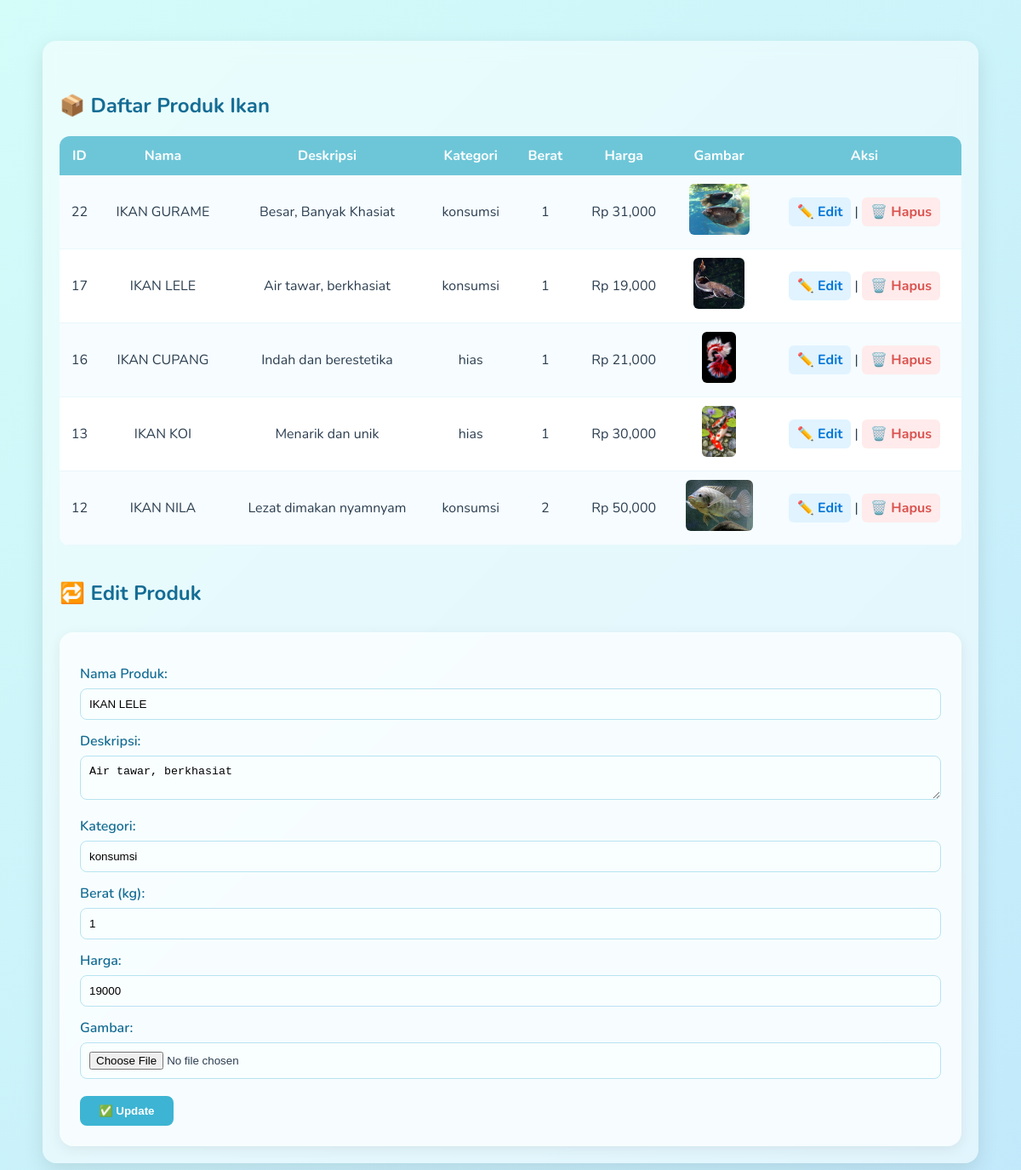
The app's page /backend/api/productFish/admin/index.php?edit=17 with its own data.
### tables this page shows
CREATE TABLE `productfish` (
  `id` int NOT NULL,
  `nama` varchar(255) DEFAULT NULL,
  `deskripsi` text,
  `kategori` varchar(100) DEFAULT NULL,
  `berat` int DEFAULT NULL,
  `harga` int DEFAULT NULL,
  `gambar` varchar(255) DEFAULT NULL
);

### backend/api/productFish/admin/index.php (the view, shortened to what this page needs)
<?php
$pdo = new PDO("mysql:host=localhost;dbname=dbkita", "root", "");
$produk = $pdo->query("SELECT * FROM productFish ORDER BY id DESC")->fetchAll(PDO::FETCH_ASSOC);
$edit = null;
if (isset($_GET['edit']) && is_numeric($_GET['edit'])) {
    $stmt = $pdo->prepare("SELECT * FROM productFish WHERE id = ?");
    $stmt->execute([$_GET['edit']]);
    $edit = $stmt->fetch(PDO::FETCH_ASSOC);
}
?>
<!DOCTYPE html>
<html>
<head>
</head>
<body>
  <div class="container">
    <h2>📦 Daftar Produk Ikan</h2>
    <table>
      <tr>
        <th>ID</th>
        <th>Nama</th>
        <th>Deskripsi</th>
        <th>Kategori</th>
        <th>Berat</th>
        <th>Harga</th>
        <th>Gambar</th>
        <th>Aksi</th>
      </tr>
      <?php foreach ($produk as $row): ?>
      <tr>
        <td><?= $row['id'] ?></td>
        <td><?= htmlspecialchars($row['nama']) ?></td>
        <td><?= htmlspecialchars($row['deskripsi']) ?></td>
        <td><?= htmlspecialchars($row['kategori']) ?></td>
        <td><?= $row['berat'] ?></td>
        <td>Rp <?= number_format($row['harga']) ?></td>
        <td>
          <?php if ($row['gambar']): ?>
            <img src="../upload/<?= $row['gambar'] ?>" alt="">
          <?php endif ?>
        </td>
        <td>
          <a href="?edit=<?= $row['id'] ?>" class="edit">✏️ Edit</a> |
          <a href="?hapus=<?= $row['id'] ?>" onclick="return confirm('Hapus produk ini?')" class="hapus">🗑️ Hapus</a>
        </td>
      </tr>
      <?php endforeach ?>
    </table>
    <h2><?= $edit ? '🔁 Edit Produk' : '➕ Tambah Produk Baru' ?></h2>
    <form method="POST" enctype="multipart/form-data">
      <label>Nama Produk:</label>
      <input type="text" name="nama" value="<?= $edit['nama'] ?? '' ?>">
      <label>Deskripsi:</label>
      <textarea name="deskripsi"><?= $edit['deskripsi'] ?? '' ?></textarea>
      <label>Kategori:</label>
      <input type="text" name="kategori" value="<?= $edit['kategori'] ?? '' ?>">
      <label>Berat (kg):</label>
      <input type="number" name="berat" value="<?= $edit['berat'] ?? 1 ?>" step="0.1">
      <label>Harga:</label>
      <input type="number" name="harga" value="<?= $edit['harga'] ?? 0 ?>">
      <label>Gambar:</label>
      <input type="file" name="gambar">
      <button type="submit"><?= $edit ? '✅ Update' : '💾 Simpan' ?></button>
    </form>
  </div>
</body>
</html>

### backend/api/productFish/admin/index.php (style rules this page uses)
* { box-sizing: border-box; }
body { font-family: 'Nunito', sans-serif; background: linear-gradient(135deg, #d4fcf9, #c2e9fb); color: #2c3e50; padding: 40px; }
h2 { color: #146c94; margin-top: 40px; }
.container { max-width: 1100px; margin: auto; padding: 20px; background: rgba(255, 255, 255, 0.5); border-radius: 16px; box-shadow: 0 8px 24px rgba(0,0,0,0.1); backdrop-filter: blur(10px); }
table { width: 100%; border-collapse: collapse; margin-top: 20px; background-color: white; border-radius: 12px; overflow: hidden; }
th { background-color: #6dc6d8; color: white; padding: 12px; }
td { padding: 10px; text-align: center; border-bottom: 1px solid #e9f7fb; }
tr:nth-child(even) { background-color: #f6fcff; }
img { max-height: 60px; border-radius: 6px; }
a { text-decoration: none; font-weight: bold; padding: 6px 10px; border-radius: 6px; }
a.edit { background: #e0f3ff; color: #0275d8; }
a.hapus { background: #ffebeb; color: #d9534f; }
form { margin-top: 30px; background: rgba(255, 255, 255, 0.7); padding: 24px; border-radius: 16px; box-shadow: 0 4px 16px rgba(0,0,0,0.07); }
label { display: block; margin-top: 14px; font-weight: 600; color: #146c94; }
input[type="text"], input[type="number"], textarea, input[type="file"] { width: 100%; padding: 10px; margin-top: 6px; border: 1px solid #b7e3f0; border-radius: 8px; background: #f9feff; }
button { margin-top: 20px; padding: 10px 22px; background: #3db4d3; color: white; border: none; border-radius: 8px; font-weight: bold; cursor: pointer; transition: 0.3s; }

### records on screen
productfish: id "22", nama "IKAN GURAME", deskripsi "Besar, Banyak Khasiat", kategori "konsumsi", berat "1", harga "31,000", gambar (picture)
productfish: id "17", nama "IKAN LELE", deskripsi "Air tawar, berkhasiat", kategori "konsumsi", berat "1", harga "19,000", gambar (picture), harga "19000"
productfish: id "16", nama "IKAN CUPANG", deskripsi "Indah dan berestetika", kategori "hias", berat "1", harga "21,000", gambar (picture)
productfish: id "13", nama "IKAN KOI", deskripsi "Menarik dan unik", kategori "hias", berat "1", harga "30,000", gambar (picture)
productfish: id "12", nama "IKAN NILA", deskripsi "Lezat dimakan nyamnyam", kategori "konsumsi", berat "2", harga "50,000", gambar (picture)
